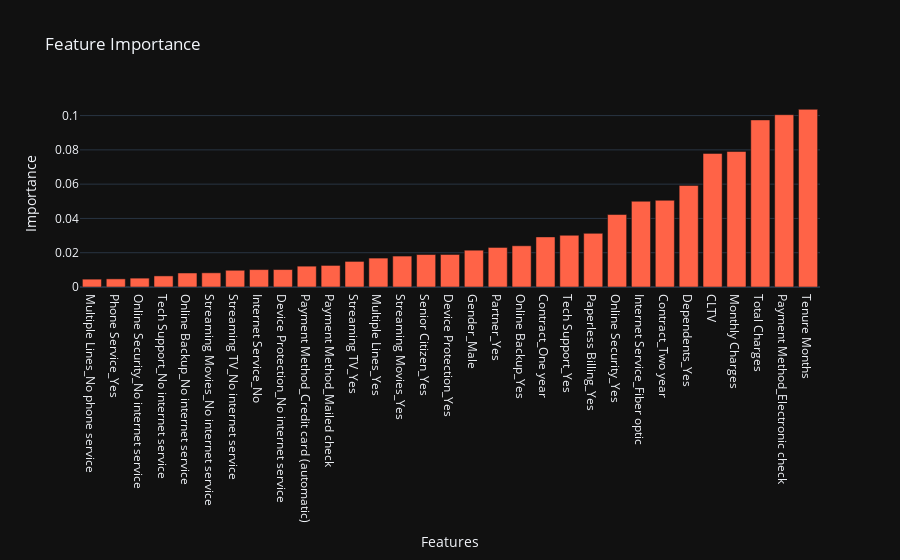

Notebook source saved alongside this figure:
### Code cell
## creating a barplot for feature importances
bar_color = '#FF6347'

fig = go.Figure(data=go.Bar(x=pd.Series(randomRF.best_estimator_.feature_importances_, index=X.columns).sort_values().index,
                             y=pd.Series(randomRF.best_estimator_.feature_importances_, index=X.columns).sort_values(),
                             marker_color=bar_color))

fig.update_layout(title='Feature Importance',
                  xaxis_title='Features',
                  yaxis_title='Importance')

fig.show()

### Figure 1 — Plotly figure (JSON) as saved in the notebook; plotly's stock layout.template omitted (floating-point values rounded to 4 significant figures)
{"data": [{"marker": {"color": "#FF6347"}, "type": "bar", "x": ["Multiple Lines_No phone service", "Phone Service_Yes", "Online Security_No internet service", "Tech Support_No internet service", "Online Backup_No internet service", "Streaming Movies_No internet service", "Streaming TV_No internet service", "Internet Service_No", "Device Protection_No internet service", "Payment Method_Credit card (automatic)", "Payment Method_Mailed check", "Streaming TV_Yes", "Multiple Lines_Yes", "Streaming Movies_Yes", "Senior Citizen_Yes", "Device Protection_Yes", "Gender_Male", "Partner_Yes", "Online Backup_Yes", "Contract_One year", "Tech Support_Yes", "Paperless Billing_Yes", "Online Security_Yes", "Internet Service_Fiber optic", "Contract_Two year", "Dependents_Yes", "CLTV", "Monthly Charges", "Total Charges", "Payment Method_Electronic check", "Tenure Months"], "y": [0.004578, 0.004741, 0.005168, 0.006478, 0.008179, 0.008276, 0.009762, 0.01016, 0.01017, 0.01216, 0.01258, 0.01493, 0.01686, 0.01805, 0.01894, 0.01898, 0.02147, 0.02307, 0.02405, 0.02923, 0.03018, 0.03129, 0.04228, 0.05003, 0.05058, 0.05922, 0.07793, 0.07903, 0.09748, 0.1005, 0.1036]}], "layout": {"title": {"text": "Feature Importance"}, "xaxis": {"title": {"text": "Features"}}, "yaxis": {"title": {"text": "Importance"}}}}
